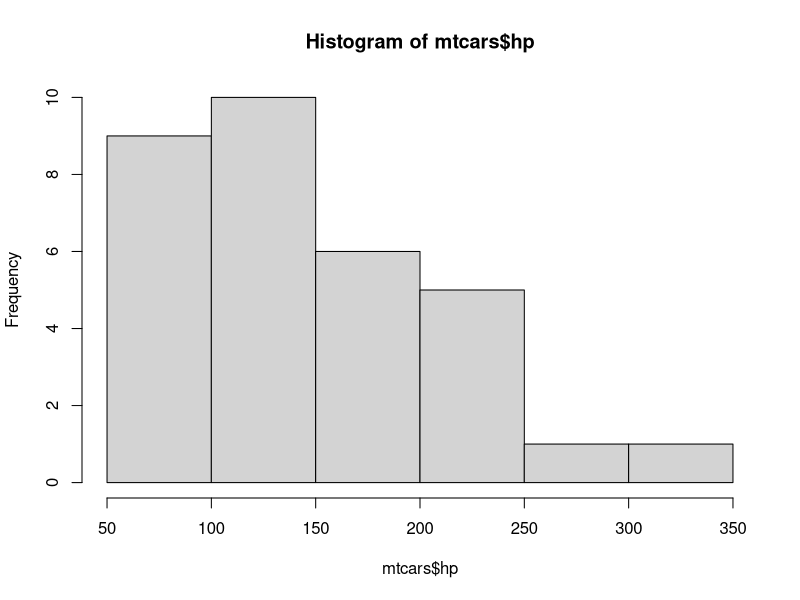
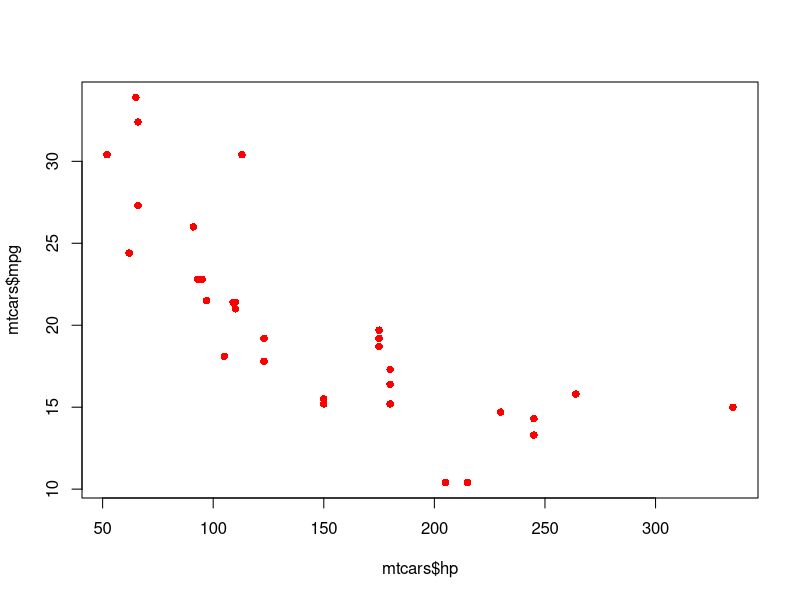
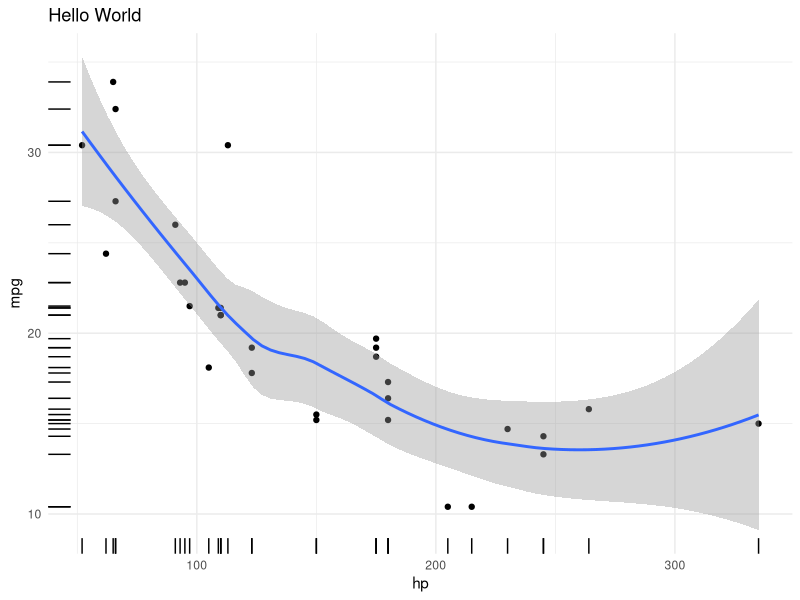

Generate these figures, in order, with R:
# data transformation / data viz

# package installation

install.packages( c("ggplot2","dplyr"))

# to call package
# otherwise its function will be uncallable

library(ggplot2)
library(dplyr)

# dplyr

dim(mtcars)

# extract data from col 1-3 ,5 and 11

select(mtcars , 1:3 , 5 , 11)

# extract data from column name
# new column name (desired) = 
# current column name (existed)

select(mtcars , 
       mile_per_gallon = mpg ,
       auto_manual = am ,
       horse_power = hp , 
       weight = wt )


#------------------------------------
# 1.select for all column 
# filter mpg < 15 only

# pipe operator
df_car <- mtcars %>% 
  # step 1 : select column
  select ( mile_per_gallon = mpg,
           auto_manual = am ,
           horse_power = hp , 
           weight = wt ) %>%
  
  # step 2 : filter row
  filter (mile_per_gallon <= 15) %>%
  
  # step 3 : sort horsepower (desc)
  arrange(desc(horse_power))

# data visualization

hist(mtcars$hp)  
# to create histrogram

plot(mtcars$hp , mtcars$mpg , pch = 16 ,col = 'red')
# to create a scatter plot

# graph creation using ggplot2

#modern graphics
ggplot(mtcars , aes(hp , mpg)) + 
geom_point() +
geom_smooth()+
geom_rug() + 
theme_minimal() + 
labs(title = "Hello World")

# How to create count column
mtcars$am

mtcars %>%  
  count(am)

# it can be

mtcars %>%
  mutate(am = ifelse(am == 0,
                     "Auto",
                     "Manual")) %>%
  count(am)


# To know more for K-mean clustering


## 01 Data Prep (50-80% from total time)
head(iris)
species <- iris$Species
iris_data <- iris %>% select(-Species)
    # remove column species using dplyr

## K-Mean Clustering (20-30%)
km_result <- kmeans(iris_data, 3)
cluster_memebership <- km_result$cluster

table(cluster_memebership)

# cross check
table(species , cluster_memebership)

#unsupervised learning


  
  

   

